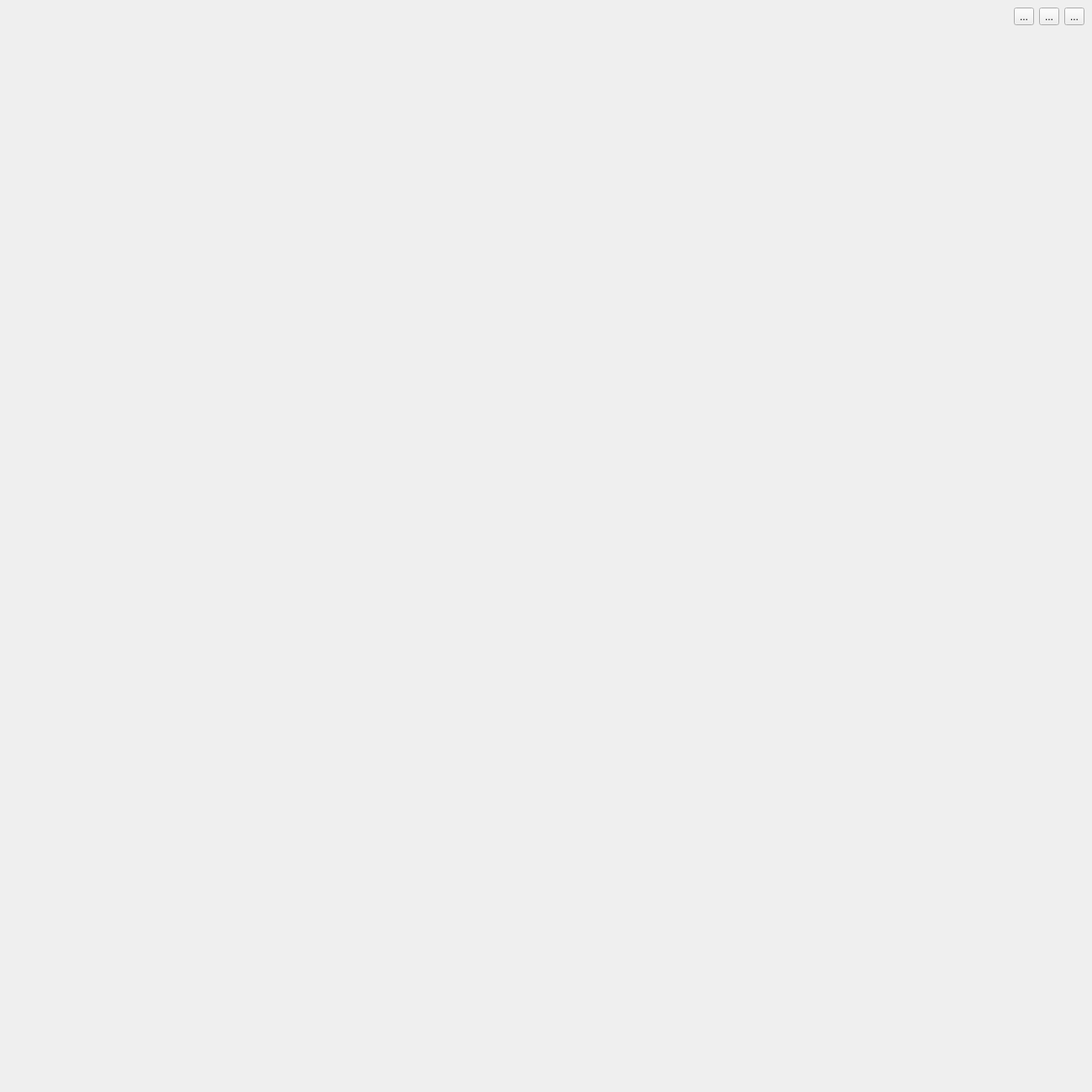
<?xml version="1.0" encoding="UTF-8"?>
<ui version="4.0">
 <class>Dialog</class>
 <widget class="QDialog" name="Dialog">
  <property name="geometry">
   <rect>
    <x>0</x>
    <y>0</y>
    <width>1300</width>
    <height>1300</height>
   </rect>
  </property>
  <property name="sizePolicy">
   <sizepolicy hsizetype="Preferred" vsizetype="Preferred">
    <horstretch>0</horstretch>
    <verstretch>0</verstretch>
   </sizepolicy>
  </property>
  <property name="minimumSize">
   <size>
    <width>1300</width>
    <height>1300</height>
   </size>
  </property>
  <property name="windowTitle">
   <string>Dialog</string>
  </property>
  <layout class="QVBoxLayout" name="verticalLayout">
   <property name="spacing">
    <number>0</number>
   </property>
   <property name="leftMargin">
    <number>0</number>
   </property>
   <property name="topMargin">
    <number>0</number>
   </property>
   <property name="rightMargin">
    <number>0</number>
   </property>
   <property name="bottomMargin">
    <number>0</number>
   </property>
   <item>
    <widget class="QWidget" name="mainContainer" native="true">
     <property name="sizePolicy">
      <sizepolicy hsizetype="Expanding" vsizetype="Expanding">
       <horstretch>0</horstretch>
       <verstretch>0</verstretch>
      </sizepolicy>
     </property>
     <layout class="QVBoxLayout" name="verticalLayout_2">
      <property name="spacing">
       <number>0</number>
      </property>
      <property name="leftMargin">
       <number>0</number>
      </property>
      <property name="topMargin">
       <number>0</number>
      </property>
      <property name="rightMargin">
       <number>0</number>
      </property>
      <property name="bottomMargin">
       <number>0</number>
      </property>
      <item>
       <widget class="QWidget" name="titleBar" native="true">
        <property name="sizePolicy">
         <sizepolicy hsizetype="Expanding" vsizetype="Fixed">
          <horstretch>0</horstretch>
          <verstretch>0</verstretch>
         </sizepolicy>
        </property>
        <property name="minimumSize">
         <size>
          <width>0</width>
          <height>40</height>
         </size>
        </property>
        <property name="maximumSize">
         <size>
          <width>16777215</width>
          <height>40</height>
         </size>
        </property>
        <layout class="QHBoxLayout" name="horizontalLayout">
         <property name="leftMargin">
          <number>9</number>
         </property>
         <property name="topMargin">
          <number>3</number>
         </property>
         <property name="bottomMargin">
          <number>3</number>
         </property>
         <item>
          <spacer name="horizontalSpacer">
           <property name="orientation">
            <enum>Qt::Orientation::Horizontal</enum>
           </property>
           <property name="sizeHint" stdset="0">
            <size>
             <width>1225</width>
             <height>20</height>
            </size>
           </property>
          </spacer>
         </item>
         <item>
          <widget class="QToolButton" name="minBtn">
           <property name="text">
            <string>...</string>
           </property>
          </widget>
         </item>
         <item>
          <widget class="QToolButton" name="maxBtn">
           <property name="text">
            <string>...</string>
           </property>
          </widget>
         </item>
         <item>
          <widget class="QToolButton" name="closeBtn">
           <property name="text">
            <string>...</string>
           </property>
          </widget>
         </item>
        </layout>
       </widget>
      </item>
      <item>
       <widget class="QLabel" name="image">
        <property name="minimumSize">
         <size>
          <width>1254</width>
          <height>1254</height>
         </size>
        </property>
        <property name="maximumSize">
         <size>
          <width>16777215</width>
          <height>16777215</height>
         </size>
        </property>
        <property name="layoutDirection">
         <enum>Qt::LayoutDirection::LeftToRight</enum>
        </property>
        <property name="text">
         <string/>
        </property>
       </widget>
      </item>
     </layout>
    </widget>
   </item>
  </layout>
 </widget>
 <resources/>
 <connections/>
</ui>
